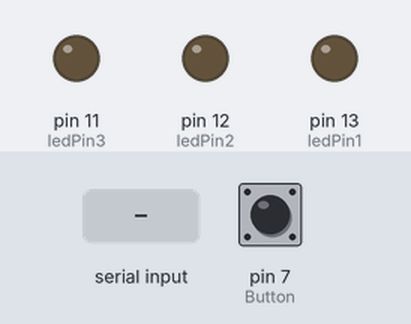
The sketch below on a simulated Arduino Uno, built with avr-gcc and run on an emulated ATmega328P. Parts: output pins drawn as LEDs (lit = HIGH). The inputs (shaded band) are chosen by the test bench; at power-on: pin 7 (Button) HIGH.

Above: at 1.2 s.
1.3 s: "0" received over the second serial link
At 1.4 s:
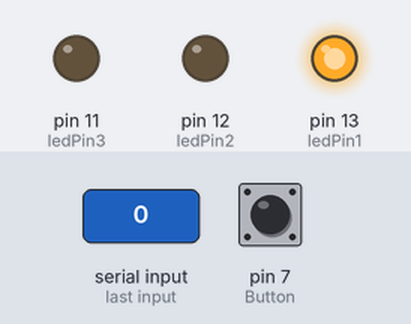
3.4 s: "1" received over the second serial link
At 4.2 s:
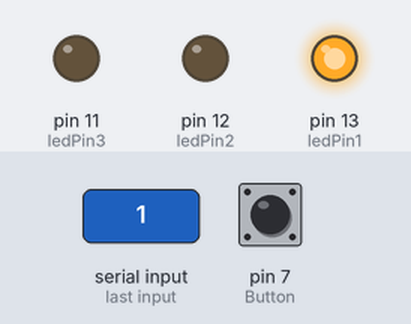
4.9 s: "2" received over the second serial link
At 5.3 s:
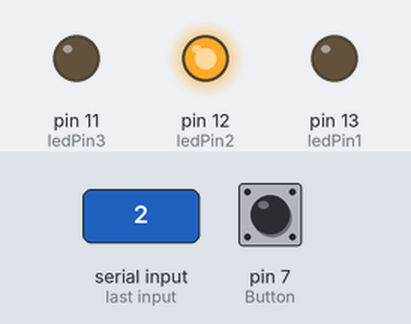
Timing chart, 0 to 7.9 s (numbered marks = the images above; inputs shaded):
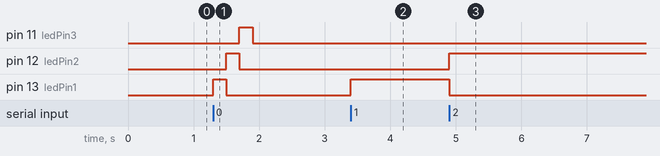

Measured:
- after the input at 1.3 s, pin 11 (ledPin3): LOW → HIGH after 0.40 s, → LOW 0.20 s later; pin 12 (ledPin2): LOW → HIGH after 0.20 s, → LOW 0.20 s later; pin 13 (ledPin1): LOW → HIGH at once, → LOW 0.20 s later
- after the input at 3.4 s, pin 13 (ledPin1): LOW → HIGH at once
- after the input at 4.9 s, pin 12 (ledPin2): LOW → HIGH at once; pin 13 (ledPin1): HIGH → LOW at once

The sketch:

bluetooth_Example.ino
```cpp
#include <SoftwareSerial.h>

int TxPin = 2;
int RxPin = 3;
int Button = 7;
int ledPin1 = 13;
int ledPin2 = 12;
int ledPin3 = 11;
SoftwareSerial BTSerial(TxPin, RxPin);

void setup()
{
  BTSerial.begin(9600);
  pinMode(ledPin1,OUTPUT);
  pinMode(ledPin2,OUTPUT);
  pinMode(ledPin3,OUTPUT);
  pinMode(Button,INPUT);

}

void loop()
{
  if (digitalRead(Button) == LOW){
    while(digitalRead(Button) == LOW);
    BTSerial.println("a");
  }
  if (BTSerial.available())
  {
    char cmd = (char)BTSerial.read();
    if(cmd == '1') {
      digitalWrite(ledPin1,HIGH);
      digitalWrite(ledPin2,LOW);
      digitalWrite(ledPin3,LOW);
    } else if(cmd == '2') {
      digitalWrite(ledPin1,LOW);
      digitalWrite(ledPin2,HIGH);
      digitalWrite(ledPin3,LOW);
    } else if(cmd == '3') {
      digitalWrite(ledPin1,LOW);
      digitalWrite(ledPin2,LOW);
      digitalWrite(ledPin3,HIGH);
    } else if(cmd == '0') {
      digitalWrite(ledPin1, HIGH);
      digitalWrite(ledPin2, LOW);
      digitalWrite(ledPin3, LOW);
      delay(200);
      digitalWrite(ledPin1, LOW);
      digitalWrite(ledPin2, HIGH);
      delay(200);
      digitalWrite(ledPin2, LOW);
      digitalWrite(ledPin3, HIGH);
      delay(200);
      digitalWrite(ledPin3, LOW);
      }
    }
}
```
